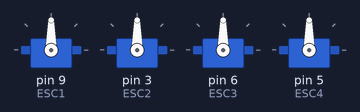
Bench run of a sketch on a simulated Arduino Uno, built with avr-gcc and run on an emulated ATmega328P. On the bench: 4 × servo.

Above: at 0.1 s.
At 7.1 s:
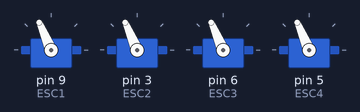
Timing chart, 0 to 8.6 s (numbered marks = the images above):
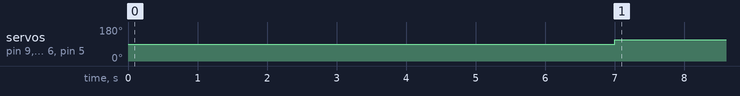

Measured:
- by itself, servo on pin 9 (ESC1), servo on pin 3 (ESC2), servo on pin 6 (ESC3), servo on pin 5 (ESC4): 90° → 113° at 7.0 s

The sketch:

checker.ino
```cpp
#include <Servo.h>


Servo ESC1;

Servo ESC2;
Servo ESC3;

Servo ESC4;


void setup() {
  // put your setup code here, to run once:
  ESC1.attach(9,1100,1900);
  ESC2.attach(3,1100,1900);
  ESC3.attach(6,1100,1900);
  ESC4.attach(5,1100,1900);

  ESC1.writeMicroseconds(1500);
  ESC2.writeMicroseconds(1500);
  ESC3.writeMicroseconds(1500);
  ESC4.writeMicroseconds(1500);

  delay(7000);

}

void loop() {
  ESC1.writeMicroseconds(1600);
  ESC2.writeMicroseconds(1600);
  ESC3.writeMicroseconds(1600);
  ESC4.writeMicroseconds(1600);

  delay(50);
}
```
